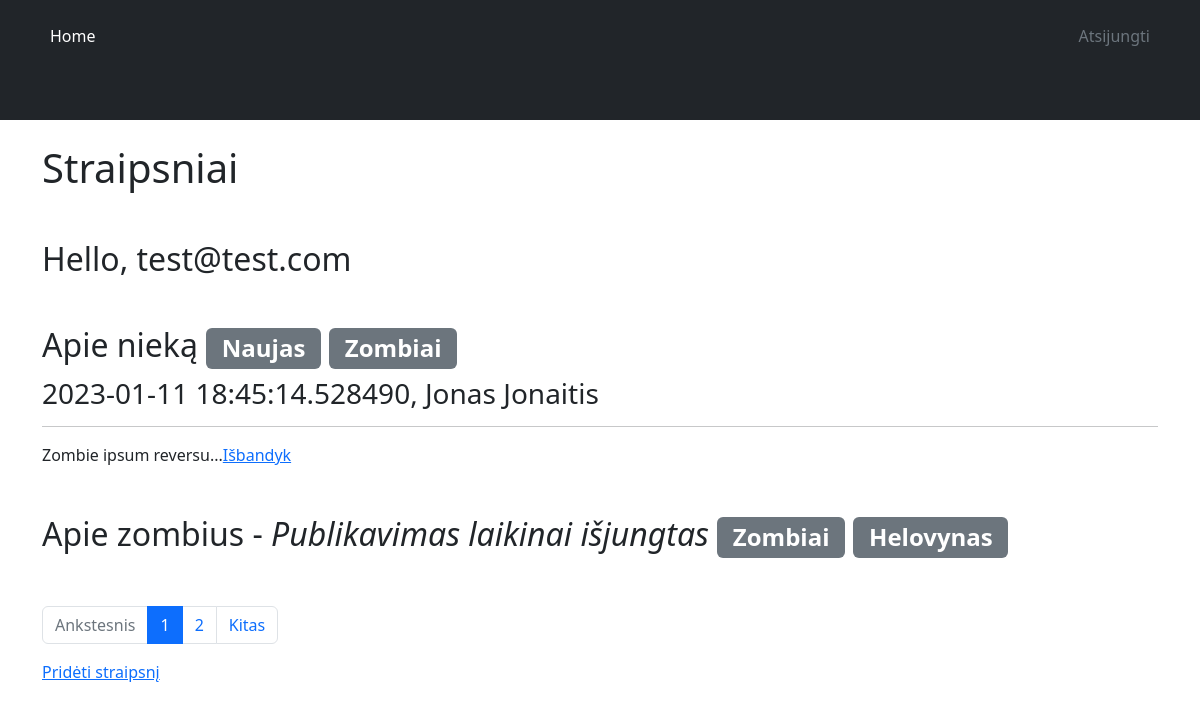
Screenshot of / (signed in) with the database file from the repository.
### app/models/User.py (models this page shows)
class User(db.Model, UserMixin):
    id = db.Column(db.Integer, primary_key=True)
    email = db.Column(db.String(255), unique=True, nullable=False)
    password = db.Column(db.String(255), nullable=False)
    picture = db.Column(db.String(255), nullable=False, default='default_profile.jpg')

### app/models/Articles.py (models this page shows, shortened)
class Articles(db.Model):
    id = db.Column(db.Integer, primary_key=True)
    title = db.Column(db.String(255), nullable=False)
    text = db.Column(db.Text, nullable=False)
    status = db.Column(db.Enum(StatusType), nullable=False,
                       default=StatusType.IN_REVIEW)
    date = db.Column(db.DateTime, nullable=False, default=datetime.now())
    author_id = db.Column(db.Integer, db.ForeignKey('authors.id'))
    author = db.relationship('Authors')
    tags = db.relationship('Tags', secondary=articles_tags)

### app/models/Tags.py (models this page shows, shortened)
class Tags(db.Model):
    id = db.Column(db.Integer, primary_key=True)
    name = db.Column(db.String(100), nullable=False, unique=True)

### app/models/Authors.py (models this page shows, shortened)
class Authors(db.Model):
    id = db.Column(db.Integer, primary_key=True)
    first_name = db.Column(db.String(100), nullable=False)
    last_name = db.Column(db.String(100), nullable=False)

### app/views.py (the view)
@app.route('/')
def home():
    page = request.args.get('page', 1, type=int)
    articles = Articles.query.paginate(page=page, per_page=2)
    return render_template('index.html', articles=articles, StatusType=StatusType)

### app/views.py (called while the page is built)
@login_manager.user_loader
def load_user(user_id):
    return User.query.get(user_id)

### app/templates/index.html (shortened to what this page needs)
{% extends 'base.html' %}
{% block main %}
  <h1 class="mb-5">Straipsniai</h1>
    {% if current_user.is_authenticated %}
      <h2 class="mb-5">Hello, {{ current_user.email }}</h2>
    {% endif %}
  {% for article in articles %}
    <div class="mb-5">
    {% if article.status.value == StatusType.PUBLISHED.value %}
      <h2>{{ article.title }}
        {% for tag in article.tags %}
          <span class="badge bg-secondary">{{ tag.name }}</span>
        {% endfor %}
      </h2>
      <h3>{{ article.date }}, {{ article.author.first_name }} {{ article.author.last_name }}</h3>
      <hr>
      <p>{{ article.text[:20] }}...<a href="{{ url_for('registration') }}">Išbandyk</a></p>
    {% else %}
      <h2>{{ article.title }} - <i>Publikavimas laikinai išjungtas</i>
        {% for tag in article.tags %}
          <span class="badge bg-secondary">{{ tag.name }}</span>
        {% endfor %}
      </h2>
    {% endif %}
    </div>
  {% endfor %}
    <nav aria-label="Page navigation example">
      <ul class="pagination">
          <li class="page-item {{ '' if articles.has_prev else 'disabled' }}">
              <a class="page-link" href="{{ url_for('home', page=articles.prev_num) }}">Ankstesnis</a>
            </li>
          {% for page_num in articles.iter_pages(left_edge=1, right_edge=1, left_current=1, right_current=2) %}
              {% if page_num %}
                    <li class="page-item {{ 'active' if articles.page == page_num else '' }}"><a class="page-link" href="{{ url_for('home', page=page_num) }}">{{ page_num }}</a></li>
              {% endif %}
          {% endfor %}
          <li class="page-item {{ '' if articles.has_next else 'disabled' }}">
              <a class="page-link" href="{{ url_for('home', page=articles.next_num) }}">Kitas</a>
            </li>
      </ul>
    </nav>
  {% if current_user.is_authenticated %}
  <a href="{{ url_for('add_article')}}">Pridėti straipsnį</a>
  {% endif %}
{% endblock %}

### rows the page displays
User: email "test@test.com"
Articles: title "Apie nieką", date "2023-01-11 18:45:14.528490", author.first_name "Jonas", author.last_name "Jonaitis", text "Zombie ipsum reversu"
Tags: name "Naujas"
Tags: name "Zombiai"
Articles: title "Apie zombius"
Tags: name "Helovynas"

### other values shown
{{ page_num }} "1" "2"
